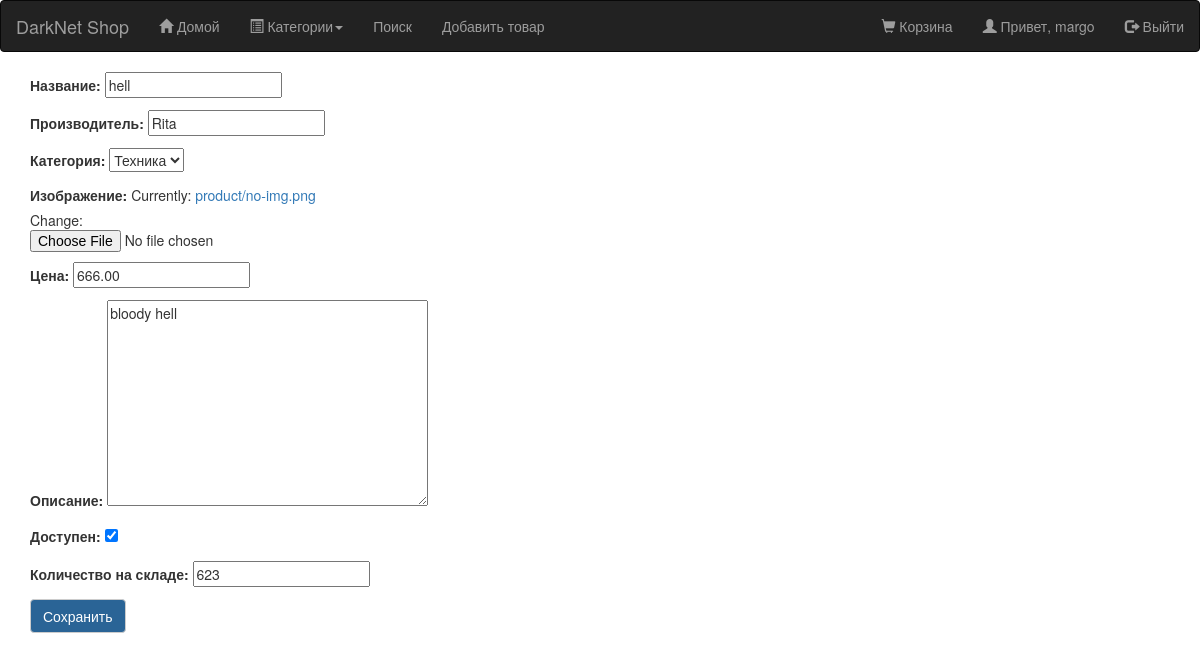
The page /product/23/hell/edit/ (signed in) on the database its author committed.
### core_shop/models.py (models this page shows, shortened)
class Product(models.Model):
    category = models.ForeignKey(Category, related_name='Категория', verbose_name="Категория")
    name = models.CharField(max_length=255, unique=True, verbose_name="Название")
    brand = models.CharField(max_length = 50, verbose_name="Производитель")
    image = models.ImageField(upload_to='product/pictures', default = 'product/no-img.png', verbose_name='Изображение')
    slug = models.SlugField(max_length=255, unique=True, help_text='Уникальное значение для ULR продукта')
    description = models.TextField(blank=True, verbose_name="Описание")
    price = models.DecimalField(max_digits=10, decimal_places=2, verbose_name="Цена")
    count = models.PositiveIntegerField(verbose_name="Количество на складе")
    available = models.BooleanField(default=True, verbose_name="Доступен")
    created_at = models.DateTimeField(auto_now_add=True)
    updated_at = models.DateTimeField(auto_now=True)
    profile = models.ForeignKey(Profile, null=True,  related_name='Профиль')
    class Meta:
        db_table = 'products'
        ordering = ['name']
        index_together = [['id', 'slug']]
        verbose_name = "Продукт"
        verbose_name_plural = "Продукты"

class Category(models.Model):
    name = models.CharField(max_length=50, verbose_name='Категория')
    slug = models.SlugField(max_length=50, unique=True, help_text='Уникальное значение для URL категории')
    description = models.TextField(max_length = 2000)
    is_active = models.BooleanField(default = True)
    created_at = models.DateTimeField(auto_now_add = True)
    updated_at = models.DateTimeField(auto_now = True)
    class Meta:
        db_table = 'categories'
        ordering = ['name']
        verbose_name = 'Категория'
        verbose_name_plural = 'Категории'
    def __str__(self):
        return self.name

### core_shop/views.py (the view)
# urls.py: url(r'^product/(?P<id>\d+)/(?P<slug>[-\w]+)/edit/$', views.product_edit, name='product_edit'),
def product_edit(request, id, slug):
    product = get_object_or_404(Product, id = id, slug = slug)
    if request.user != product.profile.user or not request.user.is_authenticated:
        return redirect('/')
    if request.method == "POST":
        form = ProductForm(request.POST, instance = product)
        if form.is_valid():
            product = form.save(commit = False)
            product.created_at = timezone.now()
            product.updated_at = timezone.now()
            product.slug = slugify(unidecode(product.name))
            product.save()
            return redirect('/')
    else:
        form = ProductForm(instance = product)
        return render(request, 'shop/product/product_edit.html', {'form' : form})

### core_shop/forms.py
class ProductForm(forms.ModelForm):
    class Meta:
        model = Product
        fields = ('name', 'brand', 'category','image', 'price', 'description', 'available', 'count',  )

### cart/context_processors.py (called while the page is built)
def cart(request):
    return {'cart': Cart(request)}

### core_shop/templates/shop/product/product_edit.html (shortened to what this page needs)
{% extends 'shop/base.html' %}
{% load static %}
{% block content %}
	<form method = "POST" class = "post-form">{% csrf_token %}
		{{ form.as_p  }}
		<button type = "submit" class = "save btn btn-default">Сохранить</button>
	</form>
{% endblock %}

### core_shop/templates/shop/base.html (shortened to what this page needs)
{% load static %}
{% load tags %}
<!DOCTYPE html>
<html lang="en">
<head>
	<link rel="stylesheet" href="https://maxcdn.bootstrapcdn.com/bootstrap/3.3.7/css/bootstrap.min.css">
	<link rel="stylesheet" href="{% static "css/style.css" %}">
</head>
<body>
{% block nav %}
<nav class="navbar navbar-inverse">
	<div class="navbar-header">
		<a class="navbar-brand" href="/">DarkNet Shop</a>
	</div>
	<div id="navbarCollapse" class="collapse navbar-collapse">
		<ul class="nav navbar-nav">
			<li class="{% if request.resolver_match.url_name == "product_list" %}active{% endif %}"><a href="/"><span class="glyphicon glyphicon-home"></span> Домой</a></li>
			<li class=dropdown>
				<a class="dropdown-toggle" data-toggle="dropdown" href="#"><span class="glyphicon glyphicon-list-alt"></span> Категории<span class="caret"></span></a>
			</li>
			<li class="{% if request.resolver_match.url_name == "product_filter" %}active{% endif %}"><a href="/filter">Поиск</a></li>
			{% if user.profile.customer %}
			<li class="{% if request.resolver_match.url_name == "product_new" %}active{% endif %}"><a href="{% url 'core_shop:product_new' %}">Добавить товар</a></li>
			{% endif %}
		</ul>
	<ul class="nav navbar-nav navbar-right">
        {% if user.is_authenticated %}
		<li><a href="{% url 'cart:CartDetail' %}"><span class="glyphicon glyphicon-shopping-cart"></span> Корзина</a></li>
		<li><a href="#"><span class='glyphicon glyphicon-user'></span> Привет, {{ user.username  }}</a></li>
		<li><a href="/logout"><span class='glyphicon glyphicon-log-out'></span> Выйти</a></li>
		{% else  %}
		<li><a href="/login"><span class="glyphicon glyphicon-log-in"></span> Войти</a></li>
		{% endif %}
	</ul>
	</div>
</nav>
{% endblock  %}
<section id="content row" class="container">
	{% block content %}{% endblock %}
</section>
</body>
</html>

### core_shop/static/css/style.css (style rules this page uses)
.btn { background: #2a6496; color: white; }

### rows shown on the page
Product: name "hell", brand "Rita", category "Техника", price "666.00", description "bloody hell", available "☑", count "623"

### other values the page prints
{{ user.username }} "margo"
